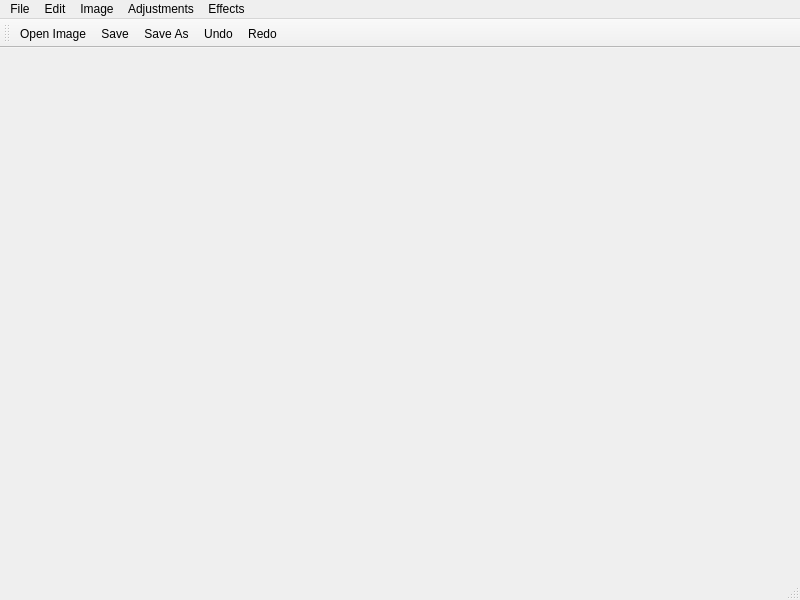
<?xml version="1.0" encoding="UTF-8"?>
<ui version="4.0">
 <class>MainWindow</class>
 <widget class="QMainWindow" name="MainWindow">
  <property name="geometry">
   <rect>
    <x>0</x>
    <y>0</y>
    <width>800</width>
    <height>600</height>
   </rect>
  </property>
  <property name="windowTitle">
   <string>MainWindow</string>
  </property>
  <widget class="QWidget" name="centralwidget">
   <layout class="QVBoxLayout" name="verticalLayout">
    <item>
     <widget class="QLabel" name="label_img">
      <property name="text">
       <string/>
      </property>
     </widget>
    </item>
   </layout>
  </widget>
  <widget class="QMenuBar" name="menubar">
   <property name="geometry">
    <rect>
     <x>0</x>
     <y>0</y>
     <width>800</width>
     <height>20</height>
    </rect>
   </property>
   <widget class="QMenu" name="menuFile">
    <property name="title">
     <string>File</string>
    </property>
    <widget class="QMenu" name="menuOpen_Media">
     <property name="title">
      <string>Open Media</string>
     </property>
     <addaction name="actionOpen_Image"/>
    </widget>
    <addaction name="menuOpen_Media"/>
    <addaction name="actionSave"/>
    <addaction name="actionSave_As"/>
    <addaction name="actionExit"/>
   </widget>
   <widget class="QMenu" name="menuEdit">
    <property name="title">
     <string>Edit</string>
    </property>
    <addaction name="actionUndo"/>
    <addaction name="actionRedo"/>
   </widget>
   <widget class="QMenu" name="menuImage">
    <property name="title">
     <string>Image</string>
    </property>
    <addaction name="actionFlip_Vertical"/>
    <addaction name="actionFlip_Horizontal"/>
    <addaction name="separator"/>
    <addaction name="actionRotate_90"/>
    <addaction name="actionRotate_90_A"/>
    <addaction name="actionRotate_180"/>
   </widget>
   <widget class="QMenu" name="menuAdjustments">
    <property name="title">
     <string>Adjustments</string>
    </property>
    <addaction name="actionBW"/>
    <addaction name="actionWhite_Balance"/>
    <addaction name="actionGrey_Balance"/>
    <addaction name="actionContrast_Brightness"/>
    <addaction name="actionHue_Saturation"/>
    <addaction name="actionInvert_Colours"/>
   </widget>
   <widget class="QMenu" name="menuEffects">
    <property name="title">
     <string>Effects</string>
    </property>
    <widget class="QMenu" name="menuArtistic">
     <property name="title">
      <string>Artistic</string>
     </property>
     <addaction name="actionCartoonise"/>
     <addaction name="actionOil_Painting"/>
    </widget>
    <addaction name="menuArtistic"/>
    <addaction name="actionBlurs"/>
    <addaction name="actionDistort"/>
    <addaction name="actionNoise"/>
    <addaction name="actionPhoto"/>
    <addaction name="actionStylise"/>
   </widget>
   <addaction name="menuFile"/>
   <addaction name="menuEdit"/>
   <addaction name="menuImage"/>
   <addaction name="menuAdjustments"/>
   <addaction name="menuEffects"/>
  </widget>
  <widget class="QStatusBar" name="statusbar"/>
  <widget class="QToolBar" name="toolBar">
   <property name="windowTitle">
    <string>toolBar</string>
   </property>
   <attribute name="toolBarArea">
    <enum>TopToolBarArea</enum>
   </attribute>
   <attribute name="toolBarBreak">
    <bool>false</bool>
   </attribute>
   <addaction name="actionOpen_Image"/>
   <addaction name="actionSave"/>
   <addaction name="actionSave_As"/>
   <addaction name="actionUndo"/>
   <addaction name="actionRedo"/>
  </widget>
  <action name="actionSave">
   <property name="icon">
    <iconset resource="Resource.qrc">
     <normaloff>:/rec/images/save.png</normaloff>:/rec/images/save.png</iconset>
   </property>
   <property name="text">
    <string>Save</string>
   </property>
   <property name="shortcut">
    <string>Ctrl+S</string>
   </property>
  </action>
  <action name="actionSave_As">
   <property name="icon">
    <iconset resource="Resource.qrc">
     <normaloff>:/rec/images/save as.png</normaloff>:/rec/images/save as.png</iconset>
   </property>
   <property name="text">
    <string>Save As</string>
   </property>
  </action>
  <action name="actionExit">
   <property name="icon">
    <iconset resource="Resource.qrc">
     <normaloff>:/rec/images/exit.png</normaloff>:/rec/images/exit.png</iconset>
   </property>
   <property name="text">
    <string>Exit</string>
   </property>
  </action>
  <action name="actionOpen_Image">
   <property name="icon">
    <iconset resource="Resource.qrc">
     <normaloff>:/rec/images/photo.png</normaloff>:/rec/images/photo.png</iconset>
   </property>
   <property name="text">
    <string>Open Image</string>
   </property>
  </action>
  <action name="actionUndo">
   <property name="icon">
    <iconset resource="Resource.qrc">
     <normaloff>:/rec/images/undo.png</normaloff>:/rec/images/undo.png</iconset>
   </property>
   <property name="text">
    <string>Undo</string>
   </property>
   <property name="shortcut">
    <string>Ctrl+Z</string>
   </property>
  </action>
  <action name="actionRedo">
   <property name="icon">
    <iconset resource="Resource.qrc">
     <normaloff>:/rec/images/redo.png</normaloff>:/rec/images/redo.png</iconset>
   </property>
   <property name="text">
    <string>Redo</string>
   </property>
   <property name="shortcut">
    <string>Ctrl+Y</string>
   </property>
  </action>
  <action name="actionBW">
   <property name="text">
    <string>Black and White</string>
   </property>
   <property name="iconText">
    <string>Black and White</string>
   </property>
  </action>
  <action name="actionFlip_Vertical">
   <property name="text">
    <string>Flip Vertical</string>
   </property>
  </action>
  <action name="actionFlip_Horizontal">
   <property name="text">
    <string>Flip Horizontal</string>
   </property>
  </action>
  <action name="actionRotate_90">
   <property name="text">
    <string>Rotate 90</string>
   </property>
  </action>
  <action name="actionRotate_90_A">
   <property name="text">
    <string>Rotate 90 Anti-Clockwise</string>
   </property>
  </action>
  <action name="actionRotate_180">
   <property name="text">
    <string>Rotate 180</string>
   </property>
  </action>
  <action name="actionBlurs">
   <property name="text">
    <string>Blurs</string>
   </property>
  </action>
  <action name="actionDistort">
   <property name="text">
    <string>Distort</string>
   </property>
  </action>
  <action name="actionNoise">
   <property name="text">
    <string>Noise</string>
   </property>
  </action>
  <action name="actionPhoto">
   <property name="text">
    <string>Photo</string>
   </property>
  </action>
  <action name="actionStylise">
   <property name="text">
    <string>Stylise</string>
   </property>
  </action>
  <action name="actionCartoonise">
   <property name="text">
    <string>Ink Sketch (cartoonise)</string>
   </property>
  </action>
  <action name="actionWhite_Balance">
   <property name="text">
    <string>White Balance</string>
   </property>
  </action>
  <action name="actionGrey_Balance">
   <property name="text">
    <string>Grey Balance</string>
   </property>
  </action>
  <action name="actionOil_Painting">
   <property name="text">
    <string>Oil Painting</string>
   </property>
  </action>
  <action name="actionContrast_Brightness">
   <property name="text">
    <string>Contrast / Brightness</string>
   </property>
  </action>
  <action name="actionHue_Saturation">
   <property name="text">
    <string>Hue/Saturation</string>
   </property>
  </action>
  <action name="actionInvert_Colours">
   <property name="text">
    <string>Invert Colours</string>
   </property>
  </action>
 </widget>
 <resources>
  <include location="Resource.qrc"/>
 </resources>
 <connections/>
</ui>
